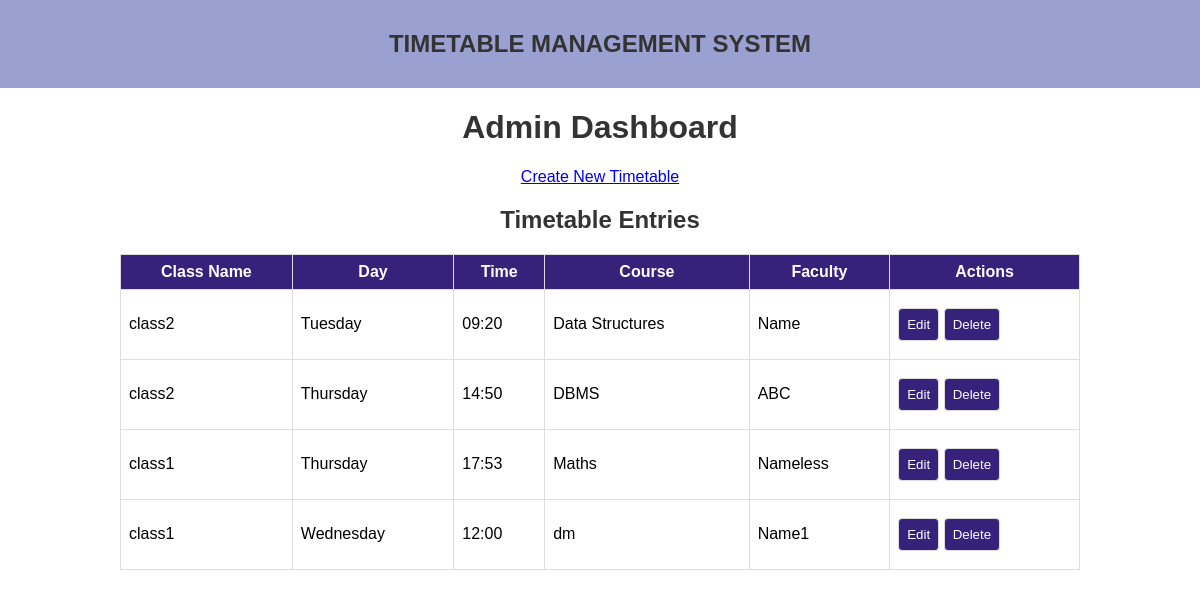
Page /admin_dashboard (signed in) on the committed database.
### tables this page shows
CREATE TABLE timetable (
            id INTEGER PRIMARY KEY AUTOINCREMENT,
            class_name TEXT NOT NULL,
            day TEXT NOT NULL,
            time TEXT NOT NULL,
            course TEXT NOT NULL,
            faculty TEXT NOT NULL
        );

### app.py (the view)
@app.route('/admin_dashboard')
def admin_dashboard():
    if session.get('role') != 'admin':
        flash("Access denied.")
        return redirect(url_for('login'))
    conn = get_db_connection()
    timetable = conn.execute('SELECT * FROM timetable').fetchall()
    conn.close()
    return render_template('admin_dashboard.html', timetable=timetable)

### database.py (called while the page is built)
def get_db_connection():
    conn = sqlite3.connect('timetable.db')
    conn.row_factory = sqlite3.Row
    return conn

### templates/admin_dashboard.html (shortened to what this page needs)
<!DOCTYPE html>
<html lang="en">
<head>
    <link rel="stylesheet" href="{{ url_for('static', filename='styles.css') }}">
</head>
<body>
    <nav id="navbar">
        <h1>TIMETABLE MANAGEMENT SYSTEM</h1>
    </nav>
    <h1>Admin Dashboard</h1>
    <a href="/create_timetable">Create New Timetable</a>
    <h2>Timetable Entries</h2>
    <table border="1">
        <tr>
            <th>Class Name</th>
            <th>Day</th>
            <th>Time</th>
            <th>Course</th>
            <th>Faculty</th>
            <th>Actions</th>
        </tr>
        {% for entry in timetable %}
        <tr>
            <td>{{ entry['class_name'] }}</td>
            <td>{{ entry['day'] }}</td>
            <td>{{ entry['time'] }}</td>
            <td>{{ entry['course'] }}</td>
            <td>{{ entry['faculty'] }}</td>
            <td>
                <button><a href="{{ url_for('edit_timetable', id=entry['id']) }}" style="text-decoration: none; color: white;">Edit</a></button>
                <form action="{{ url_for('delete_timetable', id=entry['id']) }}" method="post" style="display:inline;">
                    <button type="submit">Delete</button>
                </form>
            </td>
        </tr>
        {% endfor %}
    </table>
</body>
</html>

### static/styles.css (style rules this page uses)
body { font-family: Arial, sans-serif; margin: 0; padding: 0; align-items: center; text-align: center; }
#navbar { background-color: rgb(154, 160, 207); padding: 10px; text-align: center; }
h1, h2 { color: #333; }
table { width: 80%; margin: 0 auto; border-collapse: collapse; }
th, td { border: 1px solid #ddd; padding: 8px; }
td { text-align: left; }
th { background-color: #36217b; color: white; text-align: center; }
button, input, select { margin: 10px 0; padding: 8px; border-radius: 4px; border: 1px solid #ddd; }
button { background-color: #36217b; color: white; cursor: pointer; }

### rows in the picture
timetable: class_name "class2", day "Tuesday", time "09:20", course "Data Structures", faculty "Name"
timetable: class_name "class2", day "Thursday", time "14:50", course "DBMS", faculty "ABC"
timetable: class_name "class1", day "Thursday", time "17:53", course "Maths", faculty "Nameless"
timetable: class_name "class1", day "Wednesday", time "12:00", course "dm", faculty "Name1"
